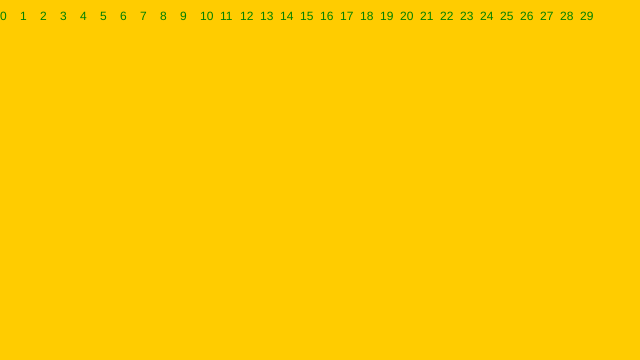
Frame 1 (no input)
Frame 60 (no input): identical to frame 1, image omitted
Frame 120 (the mouse pressed at the canvas centre since frame 60): identical to frame 1, image omitted

The p5.js sketch that drew this single still picture (run headless with seeded random() and noise() and a simulated clock; from frame 60 on, the mouse is pressed at the canvas centre):

// p5.js sketch
// ── sketch.js
/*Koden nedenfor er skrevet mhp at introducere programmeringsbegreber i Informatik på C-niveau i gymnasiet. Her løkker...*/


//I setup() laver man programmets skærm
function setup() {
    createCanvas(640, 360);
}

//Draw bliver kaldt hele tiden mens programmet kører
function draw() {
    background(255,204,0);
    fill("green");
    noStroke();
    textSize(12);

    //Her er så en løkke. Den skriver tallene fra 0-19 på skærmen - men den skriver dem alle sammen i koordinatet (20,40)
    for(var i = 0; i < 30; i++){
        text(i, 20 * i, 20);
    }
}

/*
OPGAVER 

Det er lidt irriterende at tallene bliver skrevet oven i hinanden. Det skyldes funktionen text(). Denne funktion fungerer sådan at man giver den tre parametre: hvad den skal skrive, samt et x-koordinat og et y-koordnat, som bestemmer hvor på skærmen det bliver skrevet. 

Kan du bruge variablen i til at gøre x-koordinatet lidt større hver gang, så tallene bliver skrevet hver for sig? 

Funktionen ellipse(x, y, width, height) tegner en cirkel på skærmen. Kan du bruge funktionen til at tegne en rund cirkel under hver af tallene?
https://p5js.org/reference/#/p5/ellipse

Funktionen fill(r, g, b) sætter den farve man tegner med på skærmen. Måske kan du skiftevis sætte farven hver gang der tegnes enten et tal eller en cirkel, så tal og cirkler får forskellig farve?

Kan du få tallene til at stå inde i cirklerne?

Funktionen rect(x, y, width, height) tegner en firkant på skærmen. Kan du bruge funktionen til at tegne en firkant rundt om hver cirkel? 

Funktionen fill(r, g, b) har faktisk en parameter til - alpha. Som er et tal mellem 0 og 255 som sætter hvor transparent farven skal være. Kan du sætte tallenes farve, så de gradvist bliver tydeligere, når int nærmer sig 20? 

- - - - 

Sværere opgaver 

Man kan sagtens lave en for-løkke inden i en anden for løkke. Altså fx:
for(var e=0; e < 20; e++){...}

Se om du kan skrive tallene fra 0-30 hen ad skærmen og tallene fra 0-20 ned ad skærmen med to for løkker

Kan du gøre det omvendt så de langsomt fader ud? Det er lidt vanskeligt, for her skal du bruge variablen int (som jo tæller fra 0 til 19) til at producere et tal som begynder med 255 og gradvist kommer nærmere nul.

Her kan du bruge en smart funktion som hedder map(var, startskala_nul, startskala_top, slutskala_nul, slutskala_top). 
Læs mere her: https://p5js.org/reference/#/p5/map


*/
